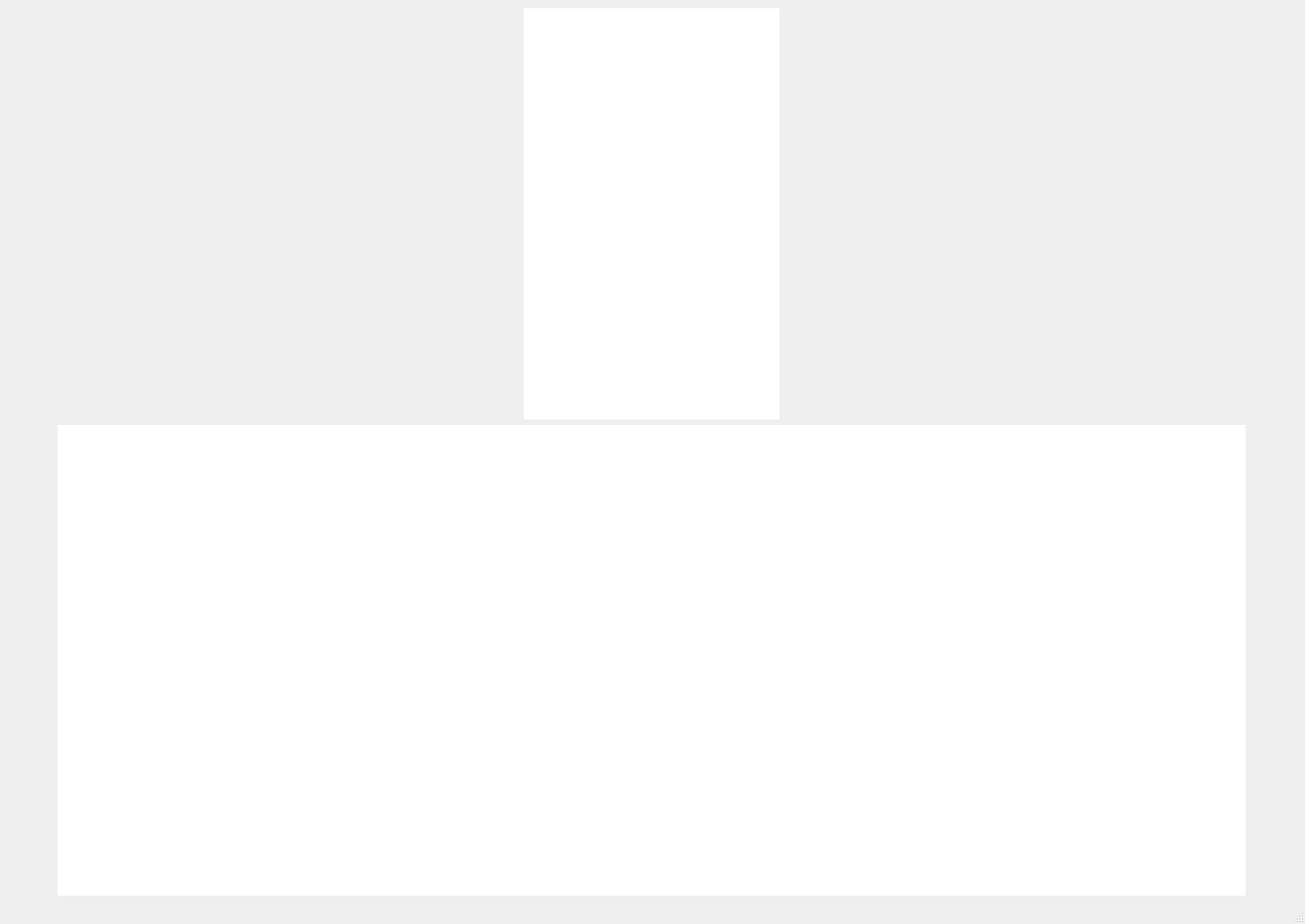
<?xml version="1.0" encoding="UTF-8"?>
<ui version="4.0">
 <class>MainWindow</class>
 <widget class="QMainWindow" name="MainWindow">
  <property name="geometry">
   <rect>
    <x>0</x>
    <y>0</y>
    <width>1428</width>
    <height>1011</height>
   </rect>
  </property>
  <property name="windowTitle">
   <string>MainWindow</string>
  </property>
  <widget class="QWidget" name="centralwidget">
   <layout class="QGridLayout" name="gridLayout">
    <item row="0" column="2">
     <widget class="Humidity" name="widget_3" native="true">
      <property name="minimumSize">
       <size>
        <width>200</width>
        <height>200</height>
       </size>
      </property>
      <property name="maximumSize">
       <size>
        <width>450</width>
        <height>450</height>
       </size>
      </property>
      <property name="font">
       <font>
        <weight>50</weight>
        <bold>false</bold>
       </font>
      </property>
      <property name="focusPolicy">
       <enum>Qt::NoFocus</enum>
      </property>
     </widget>
    </item>
    <item row="0" column="1">
     <widget class="QTableWidget" name="tableWidget">
      <property name="minimumSize">
       <size>
        <width>280</width>
        <height>450</height>
       </size>
      </property>
      <property name="maximumSize">
       <size>
        <width>280</width>
        <height>450</height>
       </size>
      </property>
      <property name="frameShape">
       <enum>QFrame::NoFrame</enum>
      </property>
      <property name="frameShadow">
       <enum>QFrame::Sunken</enum>
      </property>
      <property name="horizontalScrollBarPolicy">
       <enum>Qt::ScrollBarAlwaysOff</enum>
      </property>
      <property name="showGrid">
       <bool>false</bool>
      </property>
      <property name="gridStyle">
       <enum>Qt::DashDotDotLine</enum>
      </property>
     </widget>
    </item>
    <item row="0" column="0">
     <widget class="tempature" name="widget_2" native="true">
      <property name="sizePolicy">
       <sizepolicy hsizetype="Preferred" vsizetype="Preferred">
        <horstretch>50</horstretch>
        <verstretch>50</verstretch>
       </sizepolicy>
      </property>
      <property name="minimumSize">
       <size>
        <width>200</width>
        <height>200</height>
       </size>
      </property>
      <property name="maximumSize">
       <size>
        <width>450</width>
        <height>450</height>
       </size>
      </property>
     </widget>
    </item>
    <item row="1" column="0" colspan="3">
     <widget class="QtCharts::QChartView" name="graphicsView">
      <property name="sizePolicy">
       <sizepolicy hsizetype="Preferred" vsizetype="Preferred">
        <horstretch>0</horstretch>
        <verstretch>0</verstretch>
       </sizepolicy>
      </property>
      <property name="minimumSize">
       <size>
        <width>0</width>
        <height>0</height>
       </size>
      </property>
      <property name="maximumSize">
       <size>
        <width>16777215</width>
        <height>16777215</height>
       </size>
      </property>
      <property name="frameShape">
       <enum>QFrame::NoFrame</enum>
      </property>
      <property name="frameShadow">
       <enum>QFrame::Sunken</enum>
      </property>
     </widget>
    </item>
   </layout>
  </widget>
  <widget class="QMenuBar" name="menubar">
   <property name="geometry">
    <rect>
     <x>0</x>
     <y>0</y>
     <width>1428</width>
     <height>23</height>
    </rect>
   </property>
  </widget>
  <widget class="QStatusBar" name="statusbar"/>
  <action name="actionf">
   <property name="text">
    <string>串口设置</string>
   </property>
  </action>
  <action name="actiond">
   <property name="text">
    <string>保存数据</string>
   </property>
  </action>
  <action name="actionq">
   <property name="text">
    <string>清空数据</string>
   </property>
  </action>
 </widget>
 <customwidgets>
  <customwidget>
   <class>QtCharts::QChartView</class>
   <extends>QGraphicsView</extends>
   <header>qchartview.h</header>
  </customwidget>
  <customwidget>
   <class>Humidity</class>
   <extends>QWidget</extends>
   <header>humidity.h</header>
   <container>1</container>
  </customwidget>
  <customwidget>
   <class>tempature</class>
   <extends>QWidget</extends>
   <header>tempature.h</header>
   <container>1</container>
  </customwidget>
 </customwidgets>
 <resources/>
 <connections/>
</ui>
